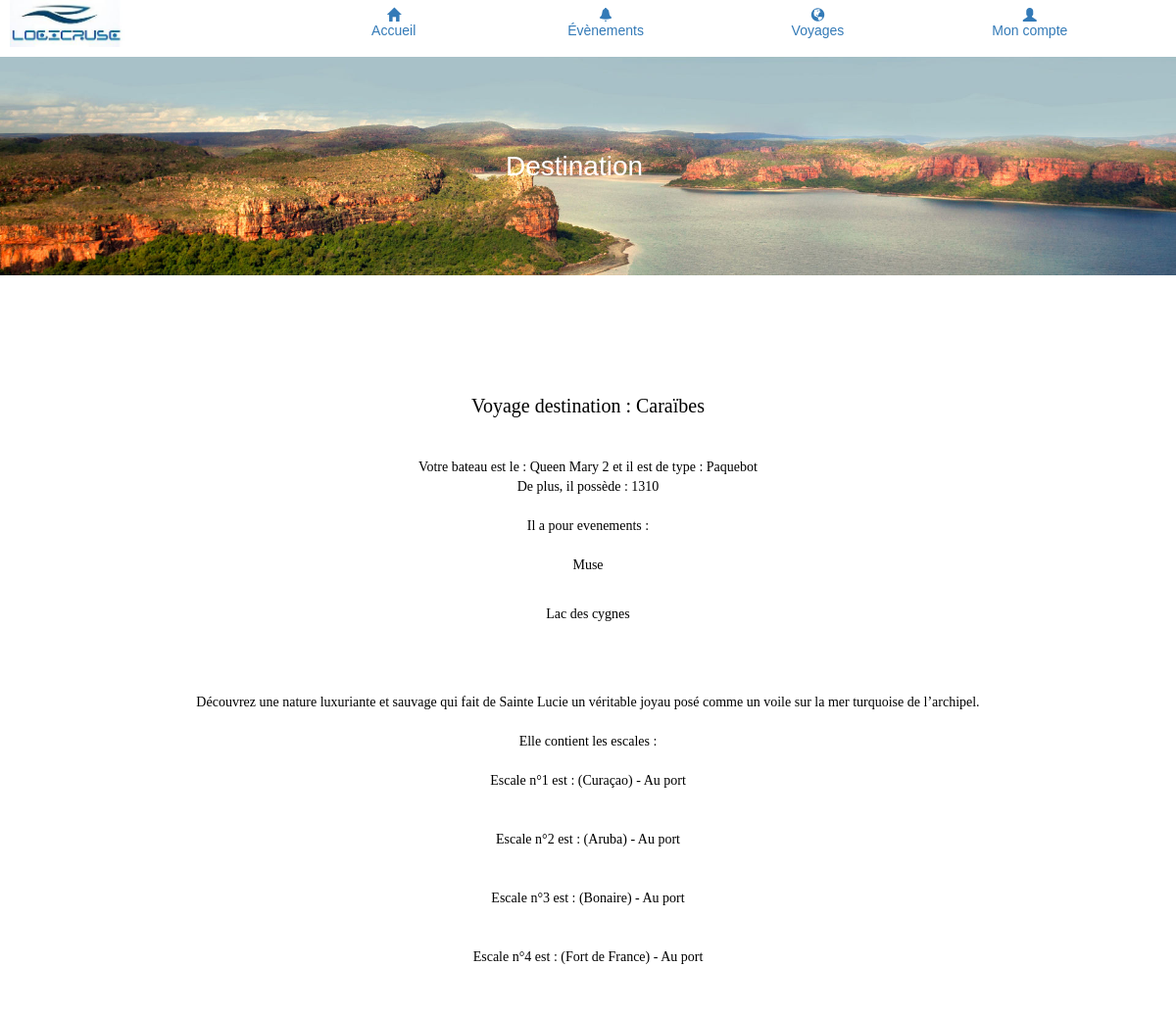
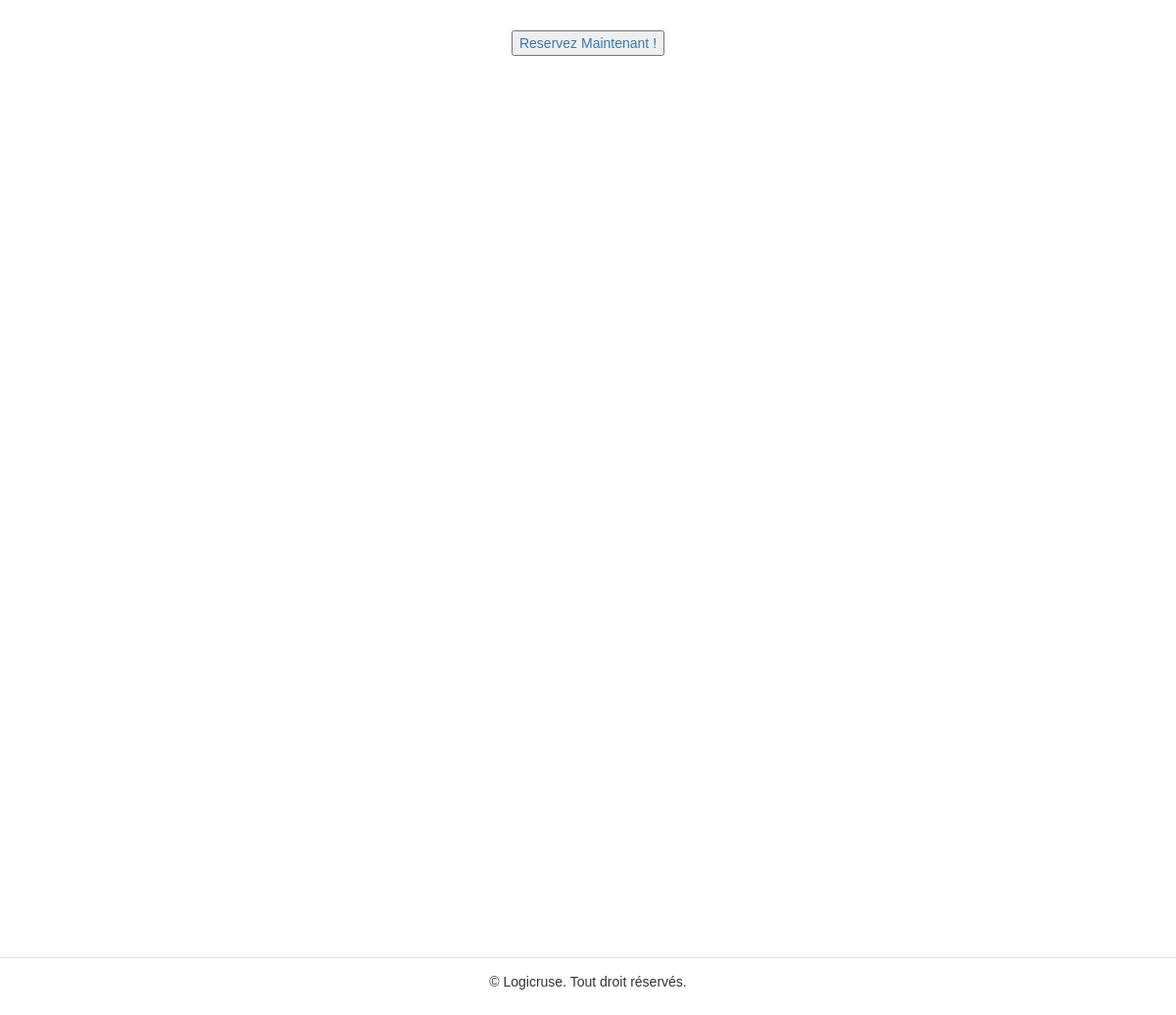
/affichageVoyage.php?V=1, run on the app's committed database (2 pictures, top to bottom).
### tables this page shows
CREATE TABLE `voyage` (
  `voyage_id` int(11) NOT NULL,
  `voyage_lib` varchar(200) NOT NULL,
  `voyage_description` varchar(255) DEFAULT NULL
);

CREATE TABLE `bateau` (
  `bateau_id` int(11) NOT NULL,
  `bateau_nom` varchar(50) NOT NULL,
  `bateau_lib` varchar(200) NOT NULL,
  `bateau_nb_cabine` int(11) NOT NULL,
  `notation_id` int(11) NOT NULL
);

CREATE TABLE `escales` (
  `escales_id` int(11) NOT NULL,
  `escales_lieu` varchar(200) NOT NULL,
  `pays_id` int(11) NOT NULL
);

### affichageVoyage.php (the view, shortened to what this page needs)
<?php
	include_once('fonction.php');
	$idConn = Open_DB();
?>
<!DOCTYPE>
</html>
	<head>
    	<link rel="stylesheet" type="text/css" href="style.css">
	</head>
	<body>
	<div class="voy">
		<p class="textevoyage"> Destination </p>
		<center> <img src="images/voyageacceuil.jpg" class="img_voy"> </center>
	</div>
	<div class="escale">
	<?php
		if(isset($_GET['V']))
		{
			$id=$_GET['V'];
			$idVoy = $_GET['V'];
			$SQLQuery = 'SELECT * FROM voyage ';
			$SQLQuery .= 'INNER JOIN bateau ON bateau_id = voyage_id ';
			$SQLQuery .= 'INNER JOIN escales ON escales_id = voyage_id ';
			$SQLQuery .= "WHERE voyage_id = $idVoy";
			$aff = 'SELECT DISTINCT escales.escales_lieu,escales.escales_id FROM voyage,s_effectue,escales WHERE s_effectue.voyage_id = '.$idVoy.' AND s_effectue.escales_id = escales.escales_id';
			$resu = mysqli_query($idConn,$aff);
			$SQLResult = mysqli_query($idConn, $SQLQuery);
			while($SQLRow = mysqli_fetch_array($SQLResult))
			{
				print('<p class="escalevoyage">Voyage destination : '.$SQLRow['voyage_lib'].'</br></br> </p>');
				print('Votre bateau est le : '.$SQLRow['bateau_nom'].' et il est de type : '.$SQLRow['bateau_lib'].'</br>');
				print('De plus, il possède : '.$SQLRow['bateau_nb_cabine'].'</br></br>');
				print('Il a pour evenements : ');
				if ($_GET['V']==1)
				{
					print("<p> Muse </p> </br>");
					print("<p> Lac des cygnes </p>");
				}
				print($SQLRow['voyage_description'].'</br></br>');
				print('Elle contient les escales : ');
			}
			$d = 1;
			while ($afff = mysqli_fetch_array($resu))
			{
				print('Escale n°'.$d.' est : '.$afff['escales_lieu'].'</br>');
				$d++;
			}
		}
	?>
	</div>
	<div class="s">
		<a href="CompteR.php?idvoy=<?php print($id); ?>"> <button class="bouttonFlo" type="button">Reservez Maintenant !</button> </a>
	</div>
	</body>
</html>

### style.css (style rules this page uses)
body { font-family: 'Lucida Sans Unicode', sans-serif, serif; }
.voy { width: 100%; height: 50%; overflow-y: hidden; }
.img_voy { width: 100%; }
.textevoyage { position: absolute; margin-top: 150px; margin-left: 43%; color: white; font-size: 28px; }
.escale { font-family: 'Lucida Sans Unicode'; text-align: center; color:black; }
.escalevoyage { font-size: 20px; }
.s { text-align: center; }

### data on the page
voyage: voyage_lib "Caraïbes", bateau.bateau_nom "Queen Mary 2", bateau.bateau_lib "Paquebot", bateau.bateau_nb_cabine "1310", voyage_description "Découvrez une nature luxuriante et sauvage qui fait de Sainte Lucie un véritable joyau posé comme un voile sur la mer turquoise de l’archipel."
escales: escales_lieu "(Curaçao) - Au port"
escales: escales_lieu "(Aruba) - Au port"
escales: escales_lieu "(Bonaire) - Au port"
escales: escales_lieu "(Fort de France) - Au port"
